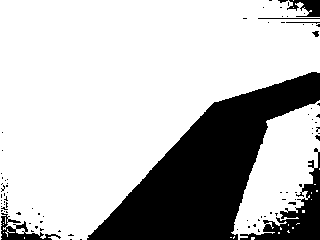
#> input picture Screenshots/Screenshot-2018-09-11-10-23-32.png, 320 x 240 px
$ python singlePixelLineTest.py
#> lines starting #> are read from the running program, lines starting #| are printed output that depends on the picture; after the words box and inside, x2 and y2 are one past the last pixel; in counts of white or black regions, pixels touching at a corner belong together
import cv2
import numpy as np


def print_pixel_line(line):
    lines = []

    for i in range(0, 30):
        lines.append(line)

    np_lines = np.array(lines)

    cv2.imshow('Pixel Line', np_lines)


# [5 lines of commented-out code are left out]
img = cv2.imread('./../../Screenshots/Screenshot-2018-09-11-10-23-32.png')
#> img is the input picture: shape (240, 320, 3); 74.7% white; 86 black regions (79 under 20 px), largest, box (x1, y1, x2, y2) and area: (87, 72, 320, 240) 16040, (240, 148, 320, 240) 2119, (1, 213, 61, 240) 537

img_gray = cv2.cvtColor(img, cv2.COLOR_BGR2GRAY)
img_gray = img_gray[:, 40:280]
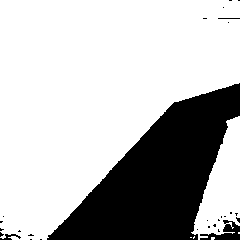
#> img_gray: shape (240, 240); 73.4% white; 28 black regions (24 under 20 px), largest, box (x1, y1, x2, y2) and area: (47, 83, 240, 240) 14776, (200, 220, 240, 240) 368, (0, 234, 21, 240) 57, (218, 18, 240, 19) 22

line_number = 200

img[line_number] = [0, 0, 255]
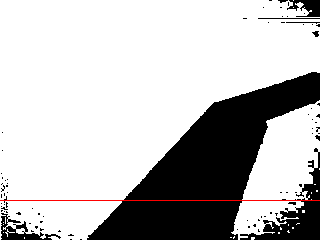
#> img: shape (240, 320, 3); 0.42% of pixels changed, all inside (x1, y1, x2, y2) = (0, 200, 320, 201)

canny = cv2.Canny(img_gray, 100, 200)
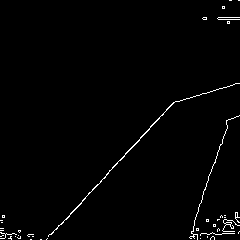
#> canny: shape (240, 240); 1.4% white in thin lines or dots

cv2.imshow('Original', img)
cv2.imshow('Canny', canny)

print_pixel_line(canny[line_number])
#> after the loop in print_pixel_line, `for i in range(0, 30):`: lines = 30 items
#> in print_pixel_line, `np_lines = np.array(lines)`:
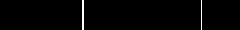
#> np_lines: shape (30, 240); 1.2% white in thin lines or dots, all inside (x1, y1, x2, y2) = (82, 0, 202, 30)

cv2.waitKey(0)
cv2.destroyAllWindows()

$ run again, with Screenshots/Screenshot-2018-09-11-09-30-39.jpg saved as Screenshots/Screenshot-2018-09-11-10-23-32.png
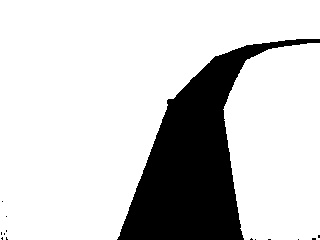
#> input picture Screenshots/Screenshot-2018-09-11-09-30-39.jpg, 320 x 240 px
#> img is the input picture: shape (240, 320, 3); min 0, max 255, mean 205.1
#> img: shape (240, 320, 3); 0.42% of pixels changed, all inside (x1, y1, x2, y2) = (0, 200, 320, 201)
#> `canny = cv2.Canny(img_gray, 100, 200)`:
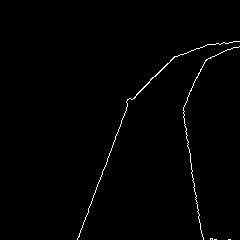
#> canny: shape (240, 240); 0.91% white in thin lines or dots, all inside (x1, y1, x2, y2) = (77, 41, 240, 240)
#> after the loop in print_pixel_line, `for i in range(0, 30):`: lines = 30 items
#> in print_pixel_line, `np_lines = np.array(lines)`:
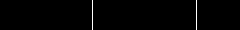
#> np_lines: shape (30, 240); 0.83% white in thin lines or dots, all inside (x1, y1, x2, y2) = (92, 0, 197, 30)
